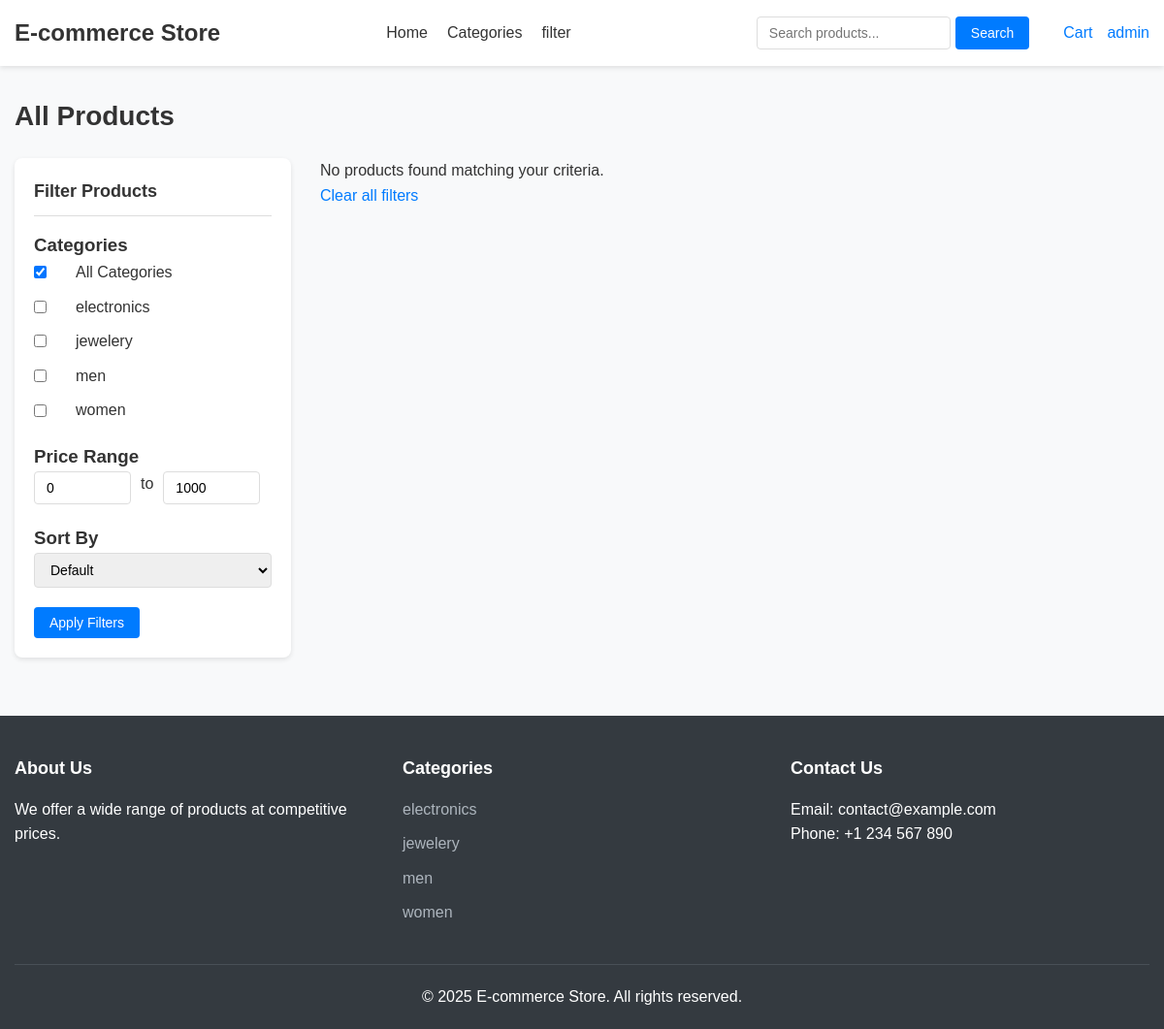
The page /search.php (signed in) on the database its author committed.
### tables this page shows
CREATE TABLE categories (
    category_id INT AUTO_INCREMENT PRIMARY KEY,
    name VARCHAR(50) NOT NULL UNIQUE,
    description TEXT
);

### includes/db.php (called while the page is built, shortened)
<?php
class Database {
    private $conn;
    public function __construct() {
        try {
            $this->conn = new mysqli(DB_HOST, DB_USER, DB_PASS, DB_NAME);
            $this->conn->set_charset("utf8");
        } catch (Exception $e) {
            die("Database connection error: " . $e->getMessage());
        }
    }
    public function query($sql) {
        return $this->conn->query($sql);
    }
}
$db = new Database();
?>

### includes/functions.php (called while the page is built, shortened)
<?php
require_once 'db.php';
function getCategories() {
    global $db;
    $result = $db->query("SELECT * FROM categories ORDER BY name");
    $categories = [];
    while ($row = $result->fetch_assoc()) {
        $categories[] = $row;
    }
    return $categories;
}
?>

### search.php (the view, shortened to what this page needs)
<?php
require_once 'includes/db.php';
require_once 'includes/functions.php';
$categories_selected = isset($_GET['category']) ? (array)$_GET['category'] : [];
$categories_selected = array_filter(array_unique($categories_selected));
$categories_selected = array_map('sanitize', $categories_selected);
$min_price = isset($_GET['min_price']) ? (float) $_GET['min_price'] : 0;
$max_price = isset($_GET['max_price']) ? (float) $_GET['max_price'] : 1000;
$categories = getCategories();
include 'includes/header.php';
?>
<h1 class="page-title">
    <?php
    if (!empty($search)) {
        echo 'Search Results for "' . htmlspecialchars($search) . '"';
    } elseif (!empty($categories_selected)) {
        $unique_categories = array_filter(array_unique($categories_selected));
        echo 'Products in ' . implode(', ', $unique_categories);
    } else {
        echo 'All Products';
    }
    ?>
</h1>
<div class="search-container">
    <div class="filter-sidebar">
        <h2 class="filter-title">Filter Products</h2>
        <form action="<?php echo BASE_URL; ?>/search.php" method="GET">
            <div class="filter-section">
                <h3 class="filter-subtitle">Categories</h3>
                <div class="filter-options">
                    <label>
                        <input type="checkbox" name="category[]" value="" <?php echo empty($categories_selected) ? 'checked' : ''; ?>>
                        All Categories
                    </label>
                    <?php foreach ($categories as $cat): ?>
                        <label>
                            <?php $cat_value = $cat['name']; ?>
                            <input type="checkbox" name="category[]"
                                   value="<?php echo htmlspecialchars($cat_value); ?>"
                                   <?php echo in_array($cat_value, $categories_selected) ? 'checked' : ''; ?>>
                            <span><?php echo htmlspecialchars($cat_value); ?></span>
                        </label>
                    <?php endforeach; ?>
                </div>
            </div>
            <div class="filter-section">
                <h3 class="filter-subtitle">Price Range</h3>
                <div class="price-range">
                    <input type="number" name="min_price" value="<?php echo $min_price; ?>" min="0" placeholder="Min">
                    <span>to</span>
                    <input type="number" name="max_price" value="<?php echo $max_price; ?>" min="0" placeholder="Max">
                </div>
            </div>
            <div class="filter-section">
                <h3 class="filter-subtitle">Sort By</h3>
                <div class="filter-options">
                    <select name="sort" class="sort-select">
                        <option value="" <?php echo empty($sort) ? 'selected' : ''; ?>>Default</option>
                    </select>
                </div>
            </div>
            <button type="submit" class="btn">Apply Filters</button>
        </form>
    </div>
    <div class="search-results">
        <?php if (empty($products)): ?>
            <div class="no-results">
                <p>No products found matching your criteria.</p>
                <p><a href="<?php echo BASE_URL; ?>/search.php">Clear all filters</a></p>
            </div>
        <?php endif; ?>
    </div>
</div>
<?php include 'includes/footer.php'; ?>

### includes/footer.php (shortened to what this page needs)
        </div>
    </main>
    <footer class="main-footer">
        <div class="container">
            <div class="footer-content">
                <div class="footer-section">
                    <h3>About Us</h3>
                    <p>We offer a wide range of products at competitive prices.</p>
                </div>
                <div class="footer-section">
                    <h3>Categories</h3>
                    <ul>
                        <?php
                        $categories = getCategories();
                        foreach ($categories as $category) {
                            echo '<li><a href="' . BASE_URL . '/search.php?category=' . urlencode($category['name']) . '">' . $category['name'] . '</a></li>';
                        }
                        ?>
                    </ul>
                </div>
                <div class="footer-section">
                    <h3>Contact Us</h3>
                    <p>Email: contact@example.com</p>
                    <p>Phone: +1 234 567 890</p>
                </div>
            </div>
            <div class="footer-bottom">
                <p>&copy; <?php echo date('Y'); ?> <?php echo SITE_NAME; ?>. All rights reserved.</p>
            </div>
        </div>
    </footer>
</body>
</html>

### assets/css/style.css (style rules this page uses)
* { margin: 0; padding: 0; box-sizing: border-box; }
body { font-family: Arial, sans-serif; line-height: 1.6; color: #333; background-color: #f8f9fa; }
.container { max-width: 1200px; margin: 0 auto; padding: 0 15px; }
a { text-decoration: none; color: #007bff; }
ul { list-style: none; }
button, .btn { display: inline-block; padding: 8px 16px; background-color: #007bff; color: #fff; border: none; border-radius: 4px; cursor: pointer; font-size: 14px; transition: background-color 0.3s; }
input, select, textarea { padding: 8px 12px; border: 1px solid #ddd; border-radius: 4px; font-size: 14px; width: 100%; }
.page-title { margin-bottom: 20px; font-size: 28px; color: #333; }
.search-container { display: grid; grid-template-columns: 1fr 3fr; gap: 30px; margin-bottom: 30px; }
.filter-sidebar { background-color: #fff; border-radius: 8px; padding: 20px; box-shadow: 0 2px 5px rgba(0, 0, 0, 0.1); align-self: start; }
.filter-section { margin-bottom: 20px; }
.filter-title { font-size: 18px; margin-bottom: 15px; padding-bottom: 10px; border-bottom: 1px solid #ddd; }
.filter-options label { margin-bottom: 10px; display: grid; grid-template-columns: auto 1fr; gap: 30px; align-items: center; }
.filter-options label span { flex: 1; }
.price-range { display: flex; gap: 10px; }
.price-range input { width: 100px; }
.main-footer { background-color: #343a40; color: #fff; padding: 40px 0 20px; }
.footer-content { display: grid; grid-template-columns: repeat(auto-fit, minmax(200px, 1fr)); gap: 30px; margin-bottom: 30px; }
.footer-section h3 { font-size: 18px; margin-bottom: 15px; color: #fff; }
.footer-section ul li { margin-bottom: 10px; }
.footer-section a { color: #adb5bd; }
.footer-bottom { text-align: center; padding-top: 20px; border-top: 1px solid #495057; }

### rows shown on the page
categories: name "electronics"
categories: name "jewelery"
categories: name "men"
categories: name "women"

### other values the page prints
SITE_NAME "E-commerce Store"
$_SESSION['username'] "admin"
